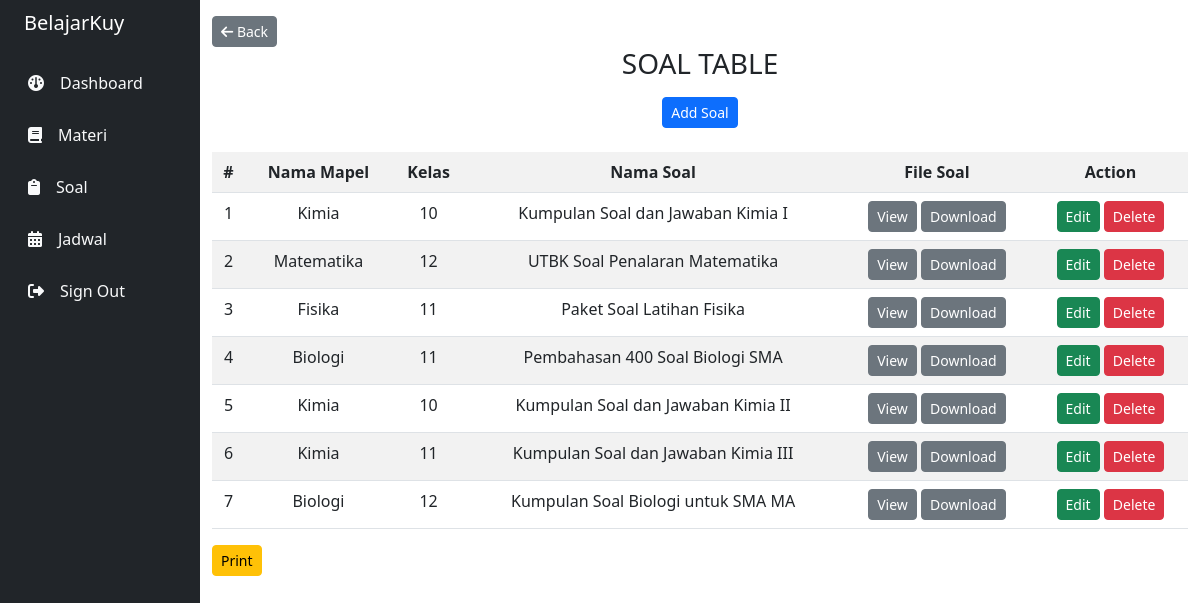
The page /dashboard/soal/index.php (signed in) on the database its author committed.
### tables this page shows
CREATE TABLE `soal` (
  `id_soal` int(3) NOT NULL,
  `id_mapel` int(3) NOT NULL,
  `nama_soal` varchar(255) NOT NULL,
  `file_soal` varchar(255) NOT NULL,
  `kelas` int(3) NOT NULL
);

CREATE TABLE `mapel` (
  `id_mapel` int(3) NOT NULL,
  `nama_mapel` varchar(255) NOT NULL
);

### dashboard/soal/index.php (the view, shortened to what this page needs)
<?php
include("../inc/header.php");
include("../../config/connect.php");
  ?>
  <?php
$sql = "select mapel.nama_mapel, soal.* from mapel join soal on mapel.id_mapel=soal.id_mapel;";
$query = mysqli_query($conn, $sql);
$i = 1;
?>
<div class="text-center">
  <h3 class="mb-3">SOAL TABLE</h3>
  <button type="button" class="btn btn-sm btn-primary" data-bs-toggle="modal" data-bs-target="#soalModal">
    Add Soal
  </button>
</div>
<div class="mt-4">
  <table class="table text-center table-striped table-hover">
    <tr>
      <th>#</th>
      <th>Nama Mapel</th>
      <th>Kelas</th>
      <th>Nama Soal</th>
      <th>File Soal</th>
      <th colspan="2">Action</th>
    </tr>
    <?php
    while ($row = mysqli_fetch_array($query)) {
    ?>
      <tr>
        <td><?= $i ?></td>
        <td><?= $row['nama_mapel'] ?></td>
        <td><?= $row['kelas'] ?></td>
        <td><?= $row['nama_soal'] ?></td>
        <td>
          <a href="../../asset/banksoal/<?= $row['file_soal'] ?>" target="_blank" class="btn btn-sm btn-secondary">View</a>
          <a href="../../asset/banksoal/<?= $row['file_soal'] ?>" download="" class="btn btn-sm btn-secondary">Download</a>
        </td>
        <td>
          <a href="./process.php?edit=<?= $row['id_soal'] ?>" class="btn btn-success btn-sm">Edit</a>
          <a href="./process.php?delete=<?= $row['id_soal'] ?>" class="btn btn-danger btn-sm" onclick="return confirm('Apakah Anda yakin ingin menghapus?')">Delete</a>
        </td>
      </tr>
    <?php
      $i++;
    }
    ?>
  </table>
</div>
<button class="btn btn-sm btn-warning" onclick="window.print()">Print</button>
<?php
include("../inc/footer.php")
?>

### rows shown on the page
soal: id_mapel.nama_mapel "Kimia", kelas "10", nama_soal "Kumpulan Soal dan Jawaban Kimia I"
soal: id_mapel.nama_mapel "Matematika", kelas "12", nama_soal "UTBK Soal Penalaran Matematika"
soal: id_mapel.nama_mapel "Fisika", kelas "11", nama_soal "Paket Soal Latihan Fisika"
soal: id_mapel.nama_mapel "Biologi", kelas "11", nama_soal "Pembahasan 400 Soal Biologi SMA"
soal: id_mapel.nama_mapel "Kimia", kelas "10", nama_soal "Kumpulan Soal dan Jawaban Kimia II"
soal: id_mapel.nama_mapel "Kimia", kelas "11", nama_soal "Kumpulan Soal dan Jawaban Kimia III"
soal: id_mapel.nama_mapel "Biologi", kelas "12", nama_soal "Kumpulan Soal Biologi untuk SMA MA"
